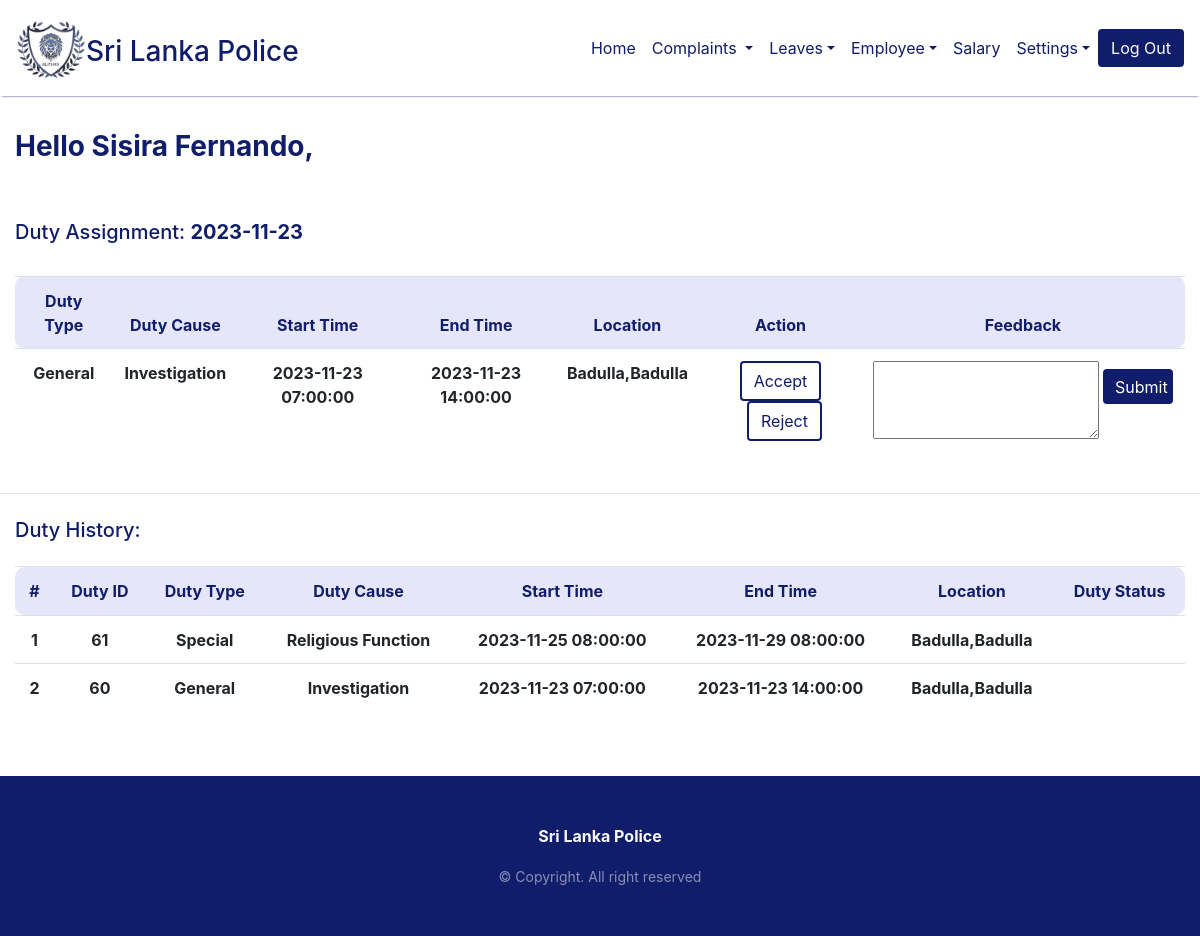
The page /src/checkDuty.php (signed in) on the database its author committed.
### tables this page shows
CREATE TABLE `employee` (
  `empID` varchar(10) NOT NULL,
  `first_name` varchar(50) NOT NULL,
  `last_name` varchar(50) NOT NULL,
  `dob` date NOT NULL,
  `email` varchar(100) NOT NULL,
  `tel_no` varchar(10) NOT NULL,
  `address` varchar(250) NOT NULL,
  `nic` varchar(15) NOT NULL,
  `gender` varchar(6) NOT NULL,
  `appointment_date` date NOT NULL,
  `marital_status` varchar(20) NOT NULL,
  `rank` varchar(20) NOT NULL,
  `retired_status` tinyint(1) NOT NULL
);

CREATE TABLE `duty` (
  `id` int(11) NOT NULL,
  `empID` varchar(10) NOT NULL,
  `duty_type` varchar(40) NOT NULL,
  `duty_cause` varchar(30) DEFAULT NULL,
  `start` datetime NOT NULL,
  `end` datetime DEFAULT NULL,
  `location_id` int(11) DEFAULT NULL
);

CREATE TABLE `location` (
  `location_id` int(11) NOT NULL,
  `location_name` varchar(30) DEFAULT NULL,
  `district` varchar(50) NOT NULL,
  `city` varchar(50) NOT NULL,
  `latitude` float NOT NULL,
  `longitude` float NOT NULL
);

### src/checkDuty.php (the view, shortened to what this page needs)
<!doctype html>
<html lang="en">
<head>
    <link rel="stylesheet" href="https://cdn.jsdelivr.net/npm/bootstrap@4.6.2/dist/css/bootstrap.min.css">
    <link rel="stylesheet" type="text/css" href="../css/checkDuty.css">
</head>
<body>
    <?php
    include 'navbar.php';
    ?>
    <br><b>
        <div class="container-fluid heading">
            <div class="row mt-3">
                <div class="col-md-12">
                    <?php
                    $dbcon = new DBConnector();
                    $con = $dbcon->getConnection();
                    $id = $_SESSION['user_id'];
                    try {
                        $dquery = "SELECT * FROM employee WHERE empID = ?";
                        $dpstmt = $con->prepare($dquery);
                        $dpstmt->bindValue(1, $id);
                        $dpstmt->execute();
                        $row = $dpstmt->fetch(PDO::FETCH_ASSOC);
                        $name = $row['first_name'] . " " . $row['last_name'];
                    } catch (PDOException $ex) {
                        die("Error inserting duty status: " . $ex->getMessage());
                    }
                    ?>
                    <h3 style="color:#101D6B" class="h3"><b>Hello <?= $name ?>,</b></h3>
                </div>
            </div>
        </div>
        <div class="container-fluid">
            <div class="row mt-5">
                <div class="col-md-12">
                    <h4 style="color:#101D6B" class="h5">Duty Assignment:
                        <span class="date">
                            <?php
                            echo date("Y-m-d")
                            ?>
                        </span>
                    </h4>
                </div>
            </div>
        </div>
        <div class="container-fluid">
            <div class="row mt-2">
                <div class="col-md-12">
                    <div class="table-responsive" id="avalability-table">
                        <table class="table mt-3">
                            <thead class="thead-edit">
                                <tr>
                                    <th scope="col">Duty Type</th>
                                    <th scope="col">Duty Cause</th>
                                    <th scope="col">Start Time</th>
                                    <th scope="col">End Time</th>
                                    <th scope="col">Location</th>
                                    <th scope="col">Action</th>
                                    <th scope="col">Feedback</th>
                                </tr>
                            </thead>
                            <tbody>
                                <tr>
                                    <?php
                                    $currentDate = date("Y-m-d H:i:s");
                                    $userID = $_SESSION['user_id'];
                                    $dbcon = new DBConnector();
                                    $con = $dbcon->getConnection();
                                    try {
                                        $query = "SELECT id,duty_type,duty_cause,start,end,location.district,location.city FROM duty, location WHERE empID = ? AND start <= ? AND end >= ? AND location.location_id = duty.location_id";
                                        $pstmt = $con->prepare($query);
                                        $pstmt->bindValue(1, $userID);
                                        $pstmt->bindValue(2, $currentDate);
                                        $pstmt->bindValue(3, $currentDate);
                                        $pstmt->execute();
                                        if ($pstmt->rowCount() > 0) {
                                            while ($row = $pstmt->fetch(PDO::FETCH_ASSOC)) {
                                                echo '<tr>';
                                                echo '<td data-title="Duty Type">' . $row["duty_type"] . '</td>';
                                                echo '<td data-title="Duty Cause">' . $row["duty_cause"] . '</td>';
                                                echo '<td data-title="Start Time">' . $row["start"] . '</td>';
                                                echo '<td data-title="End Time">' . $row["end"] . '</td>';
                                                echo '<td data-title="Location">' . $row['district'] . "," . $row['city'] . '</td>';
                                                echo '<td data-title="Action">';
                                                echo '<form action="" method="POST">';
                                                echo '<button type="submit" name="accept" class="btn custom-btn">Accept</button>';
                                                echo '<button type="submit" name="reject" class="btn custom-btn ml-2">Reject</button>';
                                                echo '</form>';
                                                echo '</td>';
                                                echo '<td data-title="Feedback">';
                                                echo '<form action="" method="POST" class="d-flex" >';
                                                echo '<textarea name="feedback" id="exampleFormControlTextarea1" rows="3"></textarea>';
                                                echo '<button type="submit" name="submit_feedback" class="btn custom-btn-submit ml-1 mt-2">Submit</button>';
                                                echo '</form>';
                                                echo '</td>';
                                            }
                                        } else {
                                            echo '<td colspan="7">No duty information available</td>';
                                        }
                                    } catch (PDOException $ex) {
                                        die("Error in executing duty select query" . $ex->getMessage());
                                    }
                                    ?>
                            </tbody>
                        </table>
                    </div>
                </div>
            </div>
        </div>
        <hr class="my-4">
        <div class="container-fluid ">
            <div class="row">
                <div class="col-md-12">
                    <h4 style="color:#101D6B" class="h5">Duty History:
                    </h4>
                </div>
            </div>
        </div>
        <div class="container-fluid">
            <div class="row mt-3">
                <div class="col-md-12">
                    <div class="table-responsive" id="avalability-table">
                        <table class="table mt-">
                            <thead class="thead-edit">
                                <tr>
                                    <th scope="col">#</th>
                                    <th scope="col">Duty ID</th>
                                    <th scope="col">Duty Type</th>
                                    <th scope="col">Duty Cause</th>
                                    <th scope="col">Start Time</th>
                                    <th scope="col">End Time</th>
                                    <th scope="col">Location</th>
                                    <th scope="col">Duty Status</th>
                                </tr>
                            </thead>
                            <tbody>
                                <tr>
                                    <?php
                                    $dbcon = new DBConnector();
                                    $con = $dbcon->getConnection();
                                    $employee_id = $_SESSION['user_id'];
                                    try {
                                        $hquery = "SELECT
                                        d.id,d.duty_type,d.duty_cause,d.start,d.end,l.district,l.city,dc.status FROM duty d
                                    LEFT JOIN location l ON l.location_id = d.location_id LEFT JOIN duty_feedback dc ON dc.duty_id = d.id WHERE d.empID = ?
                                    ORDER BY d.start DESC;";
                                        $hpstmt = $con->prepare($hquery);
                                        $hpstmt->bindValue(1, $employee_id);
                                        $hpstmt->execute();
                                        if ($hpstmt->rowCount() > 0) {
                                            $count = 1;
                                            while ($employee_row = $hpstmt->fetch(PDO::FETCH_ASSOC)) {
                                                echo '<tr>';
                                                echo '<th scope="row">' . $count . '</th>';
                                                echo '<td data-title="Duty ID">' . $employee_row["id"] . '</td>';
                                                echo '<td data-title="Duty Type">' . $employee_row["duty_type"] . '</td>';
                                                echo '<td data-title="Duty Cause">';
                                                if ($employee_row["duty_cause"] !== null) {
                                                    echo $employee_row["duty_cause"];
                                                } else {
                                                    echo 'No specific cause provided';
                                                }
                                                echo '</td>';
                                                echo '<td data-title="Start Time">' . $employee_row["start"] . '</td>';
                                                echo '<td data-title="End Time">' . $employee_row["end"] . '</td>';
                                                echo '<td data-title="Location">';
                                                if ($employee_row['district'] !== null && $employee_row['city'] !== null) {
                                                    echo $employee_row['district'] . "," . $employee_row['city'];
                                                } else {
                                                    echo 'No location';
                                                }
                                                echo '</td>';
                                                echo '<td data-title="Duty Status">';
                                                echo '</td>';
                                                echo '<tr>';
                                                $count++;
                                            }
                                        } else {
                                            echo '<td colspan="8">No duty information available</td>';
                                        }
                                    } catch (PDOException $ex) {
                                        die("Error in executing duty select query" . $ex->getMessage());
                                    }
                                    ?>
                            </tbody>
                        </table>
                    </div>
                </div>
            </div>
        </div>
        <footer class="py-5 mt-5" style="background-color: #101D6B;">
            <div class="container text-light text-center">
                <p class="display-5 mb-3">Sri Lanka Police</p>
                <small class="text-white-50">&copy; Copyright. All right reserved</small>
            </div>
        </footer>
</body>
</html>

### CSS/checkDuty.css (style rules this page uses)
.heading { padding-top: 90px; }
.date { display: inline; color:#101D6B; font-weight: bold; }
#avalability-table .thead-edit th { color: #101D6B; background: lavender; border-bottom: none; }
#avalability-table .table { border-radius: 10px; }
th, td { text-align: center; vertical-align: middle; }
th:first-child, td:first-child { border-top-left-radius: 10px; border-bottom-left-radius: 10px; }
th:last-child, td:last-child { border-top-right-radius: 10px; border-bottom-right-radius: 10px; }
.custom-btn { color: #101D6B; background-color: transparent; border: 2px solid #101D6B; }
.custom-btn-submit { width:70px; color:#fff; height: 35px; border:none; background: #101D6B; }
footer { margin-top: -1px; padding-bottom: 0; }

### rows shown on the page
employee: name "Sisira Fernando"
duty: duty_type "General", duty_cause "Investigation", start "2023-11-23 07:00:00", end "2023-11-23 14:00:00", location.district "Badulla", location.city "Badulla", id "60"
duty: id "61", duty_type "Special", duty_cause "Religious Function", start "2023-11-25 08:00:00", end "2023-11-29 08:00:00", location.district "Badulla", location.city "Badulla"
